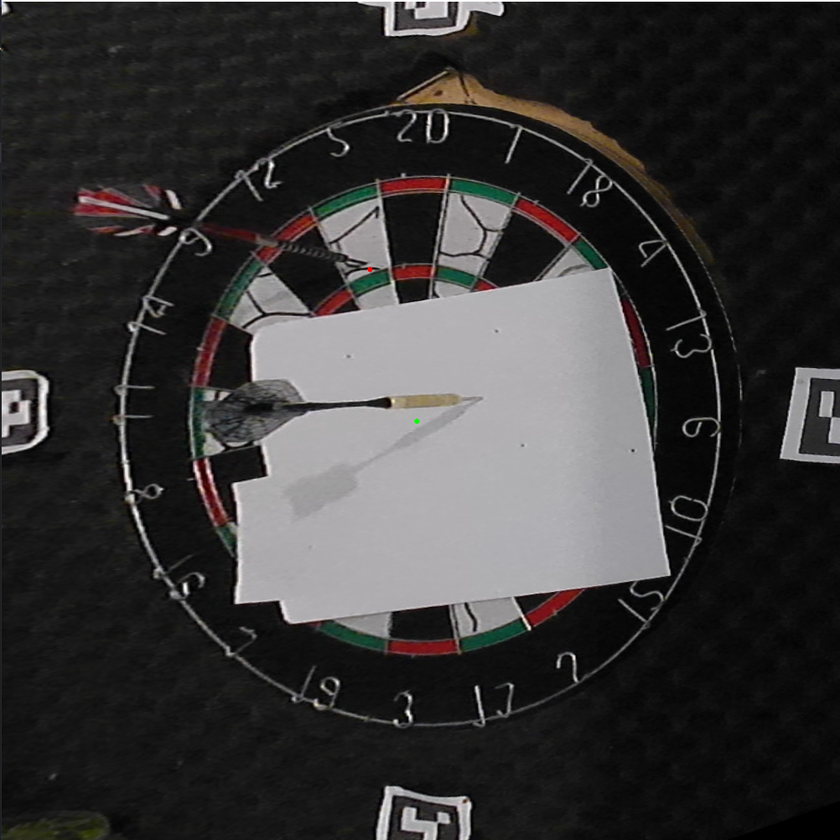
#> input picture Markers/dartDetect.PNG, 840 x 840 px, shrunk from 1002 x 1002 before the run, found by its file name
$ python detectDartshapesTest.py
#> lines starting #> are read from the running program, lines starting #| are printed output that depends on the picture; after the words box and inside, x2 and y2 are one past the last pixel; in counts of white or black regions, pixels touching at a corner belong together
import cv2
import numpy as np

# Load the image
image = cv2.imread('./Markers/dartDetect.png')
#> image is the input picture: shape (840, 840, 3); mean B, G, R 54.5, 54.6, 55.9

# Convert the image to grayscale
gray = cv2.cvtColor(image, cv2.COLOR_BGR2GRAY)
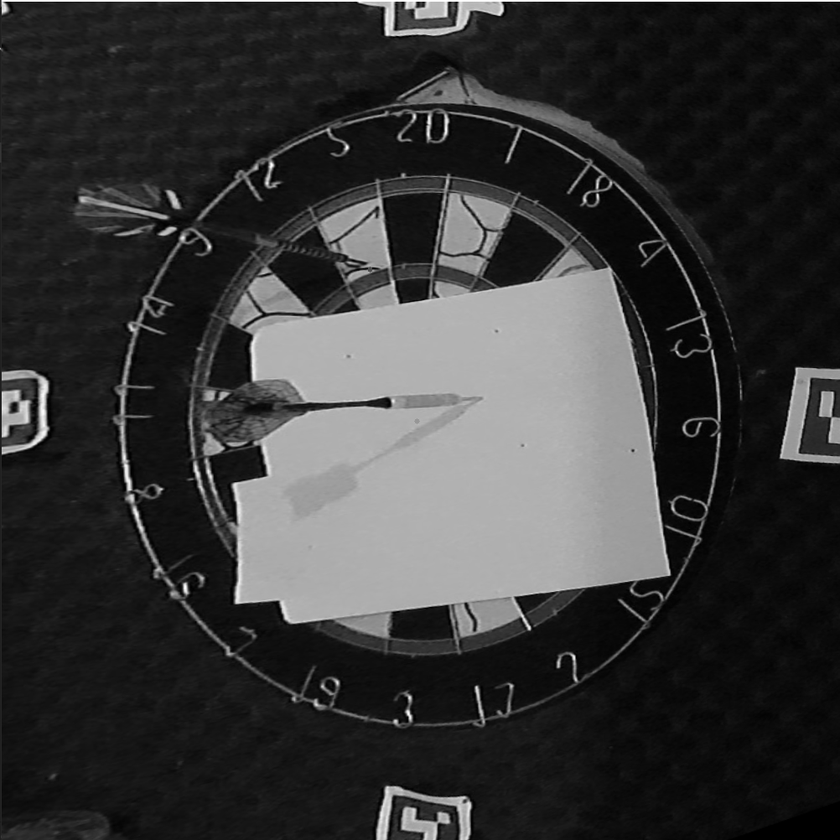
#> gray: shape (840, 840); min 0, max 255, mean 54.9

# Apply histogram equalization to stretch the contrast
equalized = cv2.equalizeHist(gray)
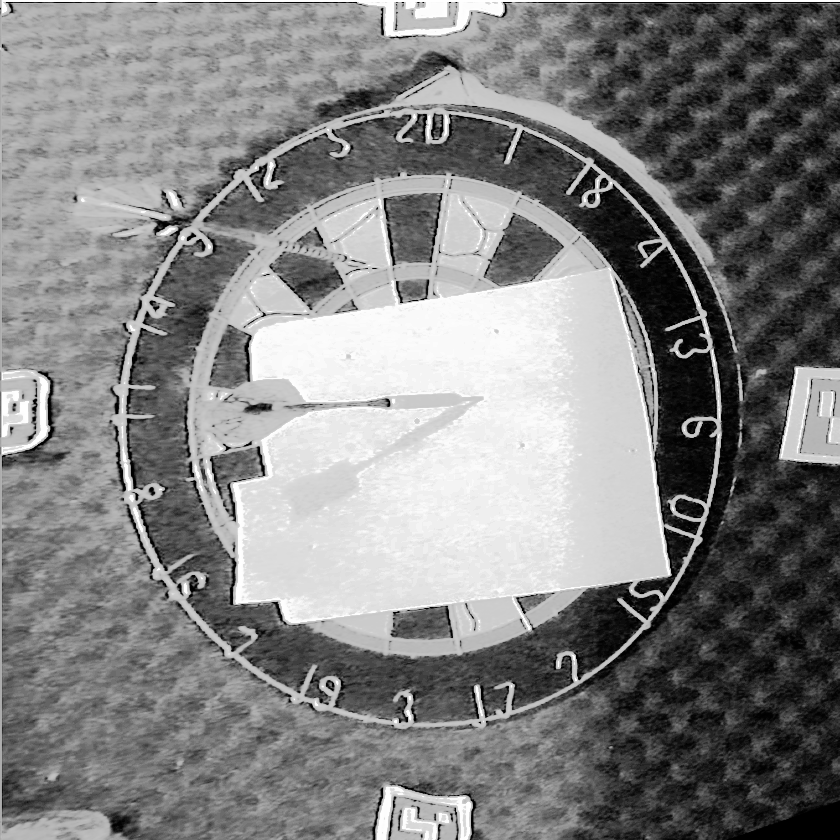
#> equalized: shape (840, 840); min 0, max 255, mean 129.7

# Blur the image to reduce noise
blurred = cv2.GaussianBlur(equalized, (5,5), 0)

# Perform edge detection
edged = cv2.Canny(blurred, 10, 250)
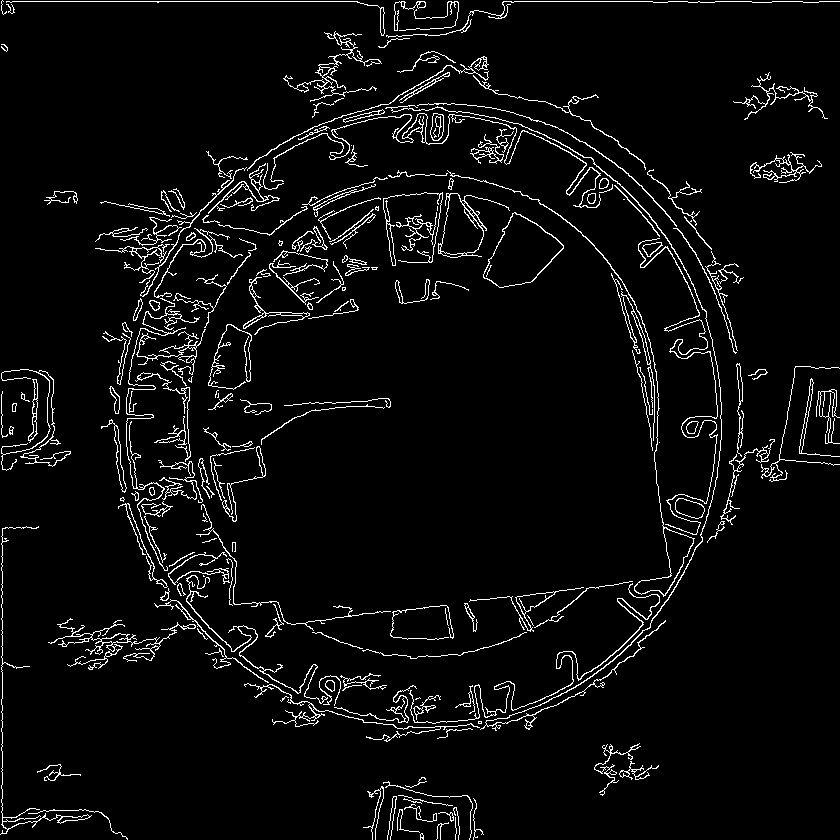
#> edged: shape (840, 840); 4.6% white in thin lines or dots

# Find contours in the image
cnts, _ = cv2.findContours(edged, cv2.RETR_EXTERNAL, cv2.CHAIN_APPROX_SIMPLE)
#> cnts = 204 contours, 85 with area under 20; largest, box (x1, y1, x2, y2) and area: (483, 212, 564, 288) 3488, (438, 193, 510, 258) 1930, (447, 170, 695, 597) 1424, (270, 113, 601, 208) 498, (469, 587, 584, 632) 422

# Iterate through the contours
for c in cnts:
    # Approximate the contour
    peri = cv2.arcLength(c, True)
    approx = cv2.approxPolyDP(c, 0.01 * peri, True)

    # Skip non-convex shapes
    if not cv2.isContourConvex(approx):
        continue

    # Compute the bounding rectangle of the shape
    (x, y, w, h) = cv2.boundingRect(approx)

    # Check if the shape is a dart
    if len(approx) == 3 and w > 10 and h > 10:
        cv2.drawContours(image, [c], -1, (0, 255, 0), 2)
        cv2.putText(image, "Dart", (x, y - 10), cv2.FONT_HERSHEY_SIMPLEX, 0.45, (0, 255, 0), 2)
#> this loop made 204 passes
#> peri on passes 1 to 3: 19.07, 85.21, 45.66

# Show the image
cv2.imshow("Image", equalized)
cv2.waitKey(0)

$ run again, with Markers/Unbenannt.png copied over Markers/dartDetect.PNG
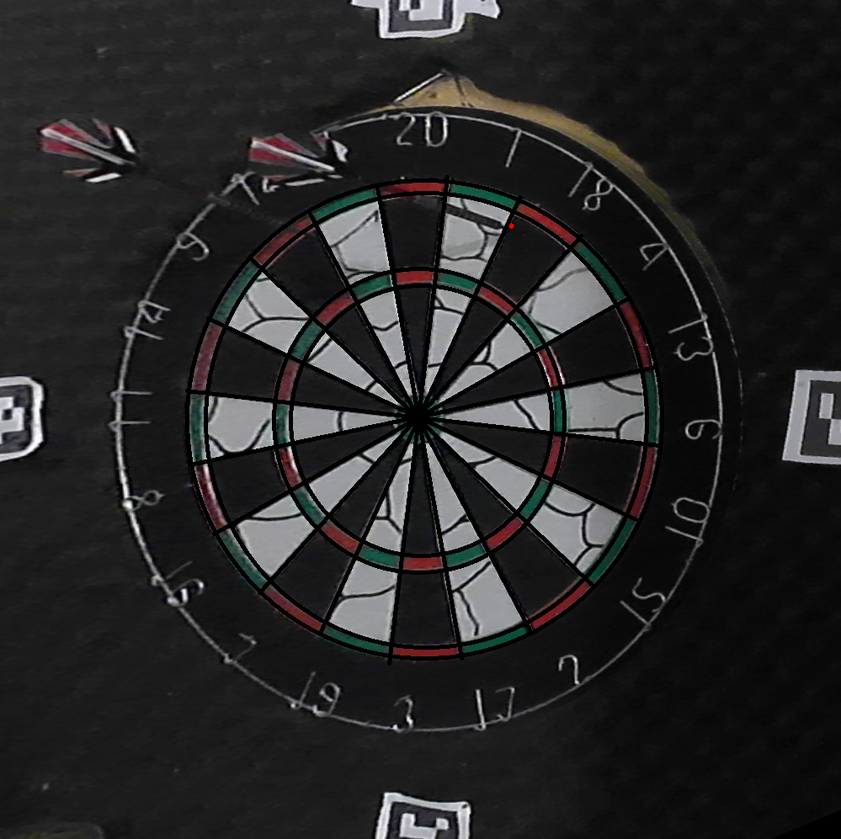
#> input picture Markers/Unbenannt.png, 841 x 839 px, shrunk from 999 x 997 before the run, found by its file name
#> image is the input picture: shape (839, 841, 3); mean B, G, R 38.6, 38.4, 38.8
#> `edged = cv2.Canny(blurred, 10, 250)`:
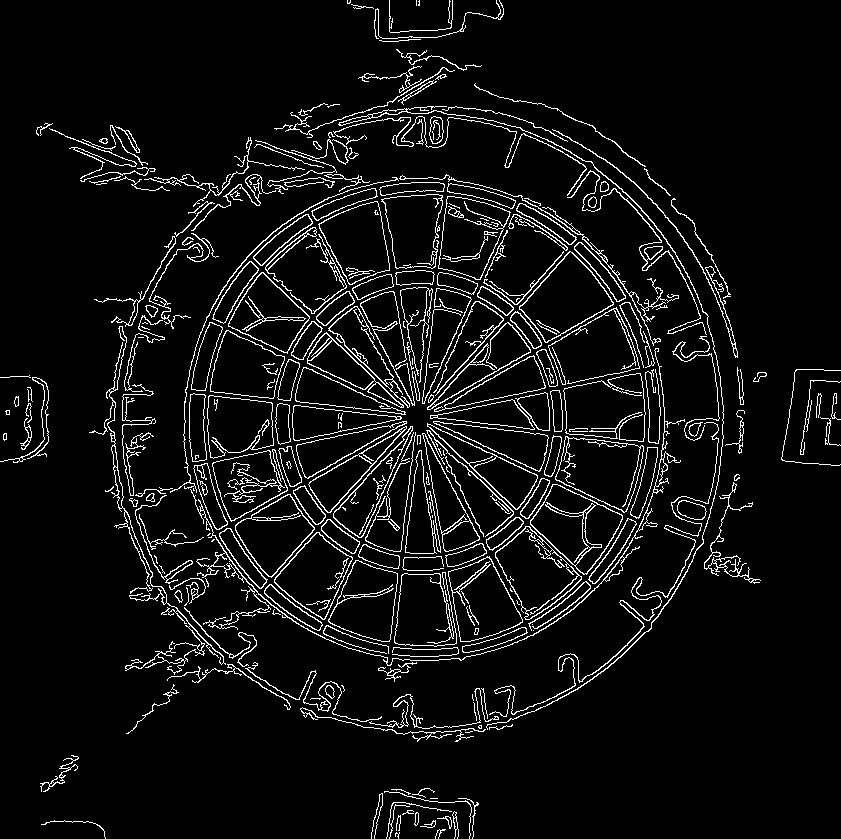
#> edged: shape (839, 841); 6.3% white in thin lines or dots
#> cnts = 251 contours, 105 with area under 20; largest, box (x1, y1, x2, y2) and area: (530, 484, 623, 575) 4613, (555, 436, 644, 513) 4444, (519, 251, 614, 343) 4434, (495, 526, 582, 620) 4224, (448, 556, 523, 642) 4042
#> the loop `for c in cnts:` made 251 passes
#> peri on passes 1 to 3: 26.73, 53.46, 68.63
#> after the loop `for c in cnts:`:
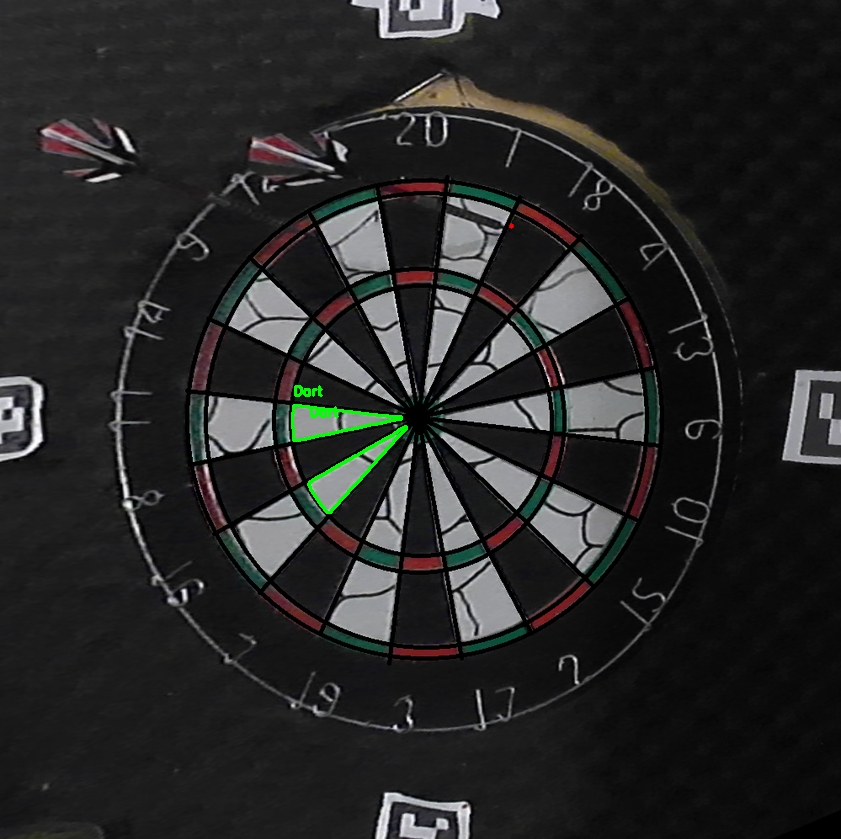
#> image: shape (839, 841, 3); 0.3% of pixels changed, all inside (x1, y1, x2, y2) = (291, 385, 408, 514)
